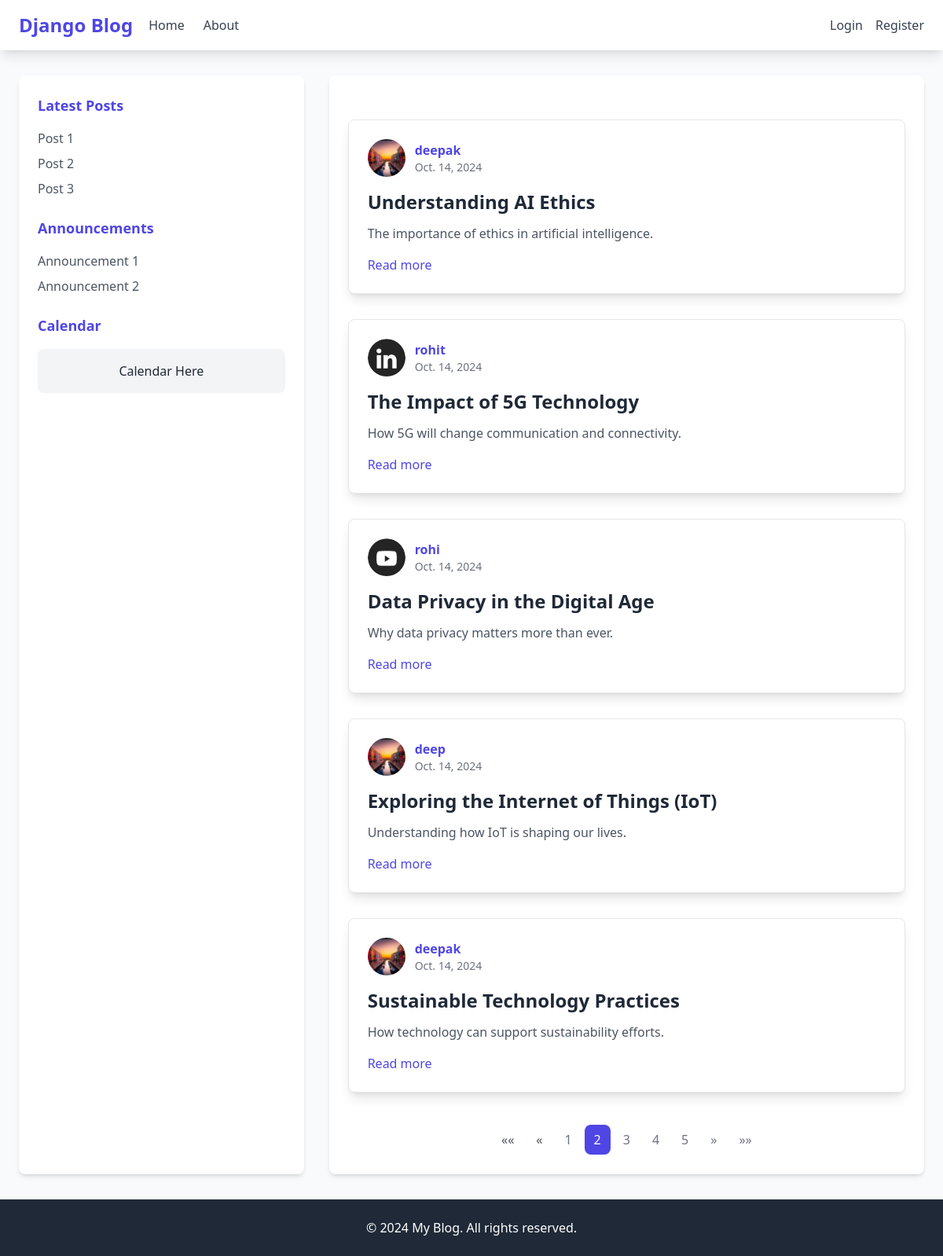
Screenshot of /?page=2 with the database file from the repository.
### post/models.py (models this page shows)
class Article(models.Model):
    title = models.CharField(max_length=255)  # Title of the article
    content = models.TextField()              # Content of the article
    date = models.DateField(default=timezone.now)  # Date of publication
    author = models.ForeignKey(User, on_delete=models.CASCADE)  # Author of the article

### users/models.py (models this page shows, shortened)
class Profile(models.Model):
    user = models.OneToOneField(User, on_delete=models.CASCADE)
    image = models.ImageField(default='profile_pics/default.jpg', upload_to='profile_pics')  # Added default image

### blog/views.py (the view)
# urls.py: path('', views.post_list_view, name='home'),
def post_list_view(request):
    posts = Post.objects.all()
    paginator = Paginator(posts, 5)  # Show 5 posts per page
    page_number = request.GET.get('page')  # Get the current page number from the query parameters
    page_obj = paginator.get_page(page_number)  # Get the posts for the current page
    context = {
        'posts': page_obj,
    }
    return render(request, 'home.html', context)

### templates/home.html (shortened to what this page needs)
{% extends 'base.html' %}
{% block content %}
<div class="container mx-auto mt-8">
    {% if posts %}
    <div class="grid grid-cols-1 gap-8">
        {% for post in posts %}
        <div class="p-6 bg-white border rounded-lg shadow-lg">
            <div class="flex items-center mb-4">
                {% if post.author.profile.image %}
                <img src="{{ post.author.profile.image.url }}" alt="{{ post.author.username }}'s Image"
                    class="object-cover w-12 h-12 mr-3 rounded-full">
                {% endif %}
                <div>
                    <p class="font-semibold">
                        <a href="{% url 'author_posts' post.author.username %}"
                            class="text-indigo-600 hover:underline">{{ post.author.username }}</a>
                    </p>
                    <p class="text-sm text-gray-500">{{ post.date }}</p>
                </div>
            </div>
            <h5 class="text-2xl font-bold text-gray-800">{{ post.title }}</h5>
            <p class="mt-3 text-gray-600">{{ post.content|truncatewords:50 }}</p>
            <a href="{% url 'post_detail' post.id %}" class="block mt-4 text-indigo-600 hover:underline">Read more</a>
        </div>
        {% endfor %}
    </div>
    <nav class="flex justify-center p-3 mt-10 overflow-hidden md:p-2">
        <ul class="flex items-center justify-center space-x-1">
            {% if posts.has_previous %}
            <li>
                <a class="px-3 py-2 text-gray-600 transition duration-200 rounded-lg hover:bg-gray-200 text-md"
                    href="?page=1" aria-label="First">&laquo;&laquo;</a>
            </li>
            <li>
                <a class="px-3 py-2 text-gray-600 transition duration-200 rounded-lg hover:bg-gray-200 text-md"
                    href="?page={{ posts.previous_page_number }}" aria-label="Previous">&laquo;</a>
            </li>
            {% endif %}
            {% for i in posts.paginator.page_range %}
            {% if posts.number == i %}
            <li>
                <span class="px-3 py-2 text-white bg-indigo-600 rounded-lg text-md">{{ i }}</span>
            </li>
            {% else %}
            <li>
                <a class="px-3 py-2 text-gray-500 rounded-lg hover:bg-gray-100 text-md" href="?page={{ i }}">{{ i }}</a>
            </li>
            {% endif %}
            {% endfor %}
            {% if posts.has_next %}
            <li>
                <a class="px-3 py-2 text-gray-500 transition duration-200 rounded-lg hover:bg-gray-200 text-md"
                    href="?page={{ posts.next_page_number }}" aria-label="Next">&raquo;</a>
            </li>
            <li>
                <a class="px-3 py-2 text-gray-500 transition duration-200 rounded-lg hover:bg-gray-200 text-md"
                    href="?page={{ posts.paginator.num_pages }}" aria-label="Last">&raquo;&raquo;</a>
            </li>
            {% endif %}
        </ul>
    </nav>
    {% else %}
    <p class="text-center text-gray-500">No blog posts available at the moment. Please check back later!</p>
    {% endif %}
</div>
{% endblock %}

### templates/base.html (style rules this page uses)
body { display: flex; flex-direction: column; min-height: 100vh; }

### rows the page displays
Article: author.profile.image (placeholder picture), author.username "deepak", date "Oct. 14, 2024", title "Understanding AI Ethics", content "The importance of ethics in artificial intelligence."
Article: author.profile.image (picture), author.username "rohit", date "Oct. 14, 2024", title "The Impact of 5G Technology", content "How 5G will change communication and connectivity."
Article: author.profile.image (picture), author.username "rohi", date "Oct. 14, 2024", title "Data Privacy in the Digital Age", content "Why data privacy matters more than ever."
Article: author.profile.image (placeholder picture), author.username "deep", date "Oct. 14, 2024", title "Exploring the Internet of Things (IoT)", content "Understanding how IoT is shaping our lives."
Article: author.profile.image (placeholder picture), author.username "deepak", date "Oct. 14, 2024", title "Sustainable Technology Practices", content "How technology can support sustainability efforts."

### other values shown
{{ i }} "1" "3" "4" "5"
{{ i }} "2"
